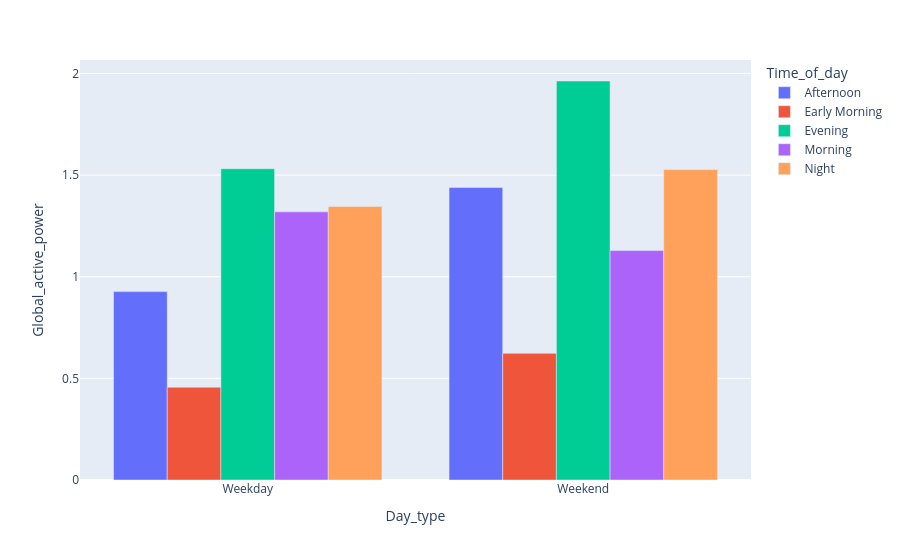

Notebook source saved alongside this figure:
### Code cell
# To find the average usage of energy as per daytype and timeofday
agg_df = df.groupby(['Day_type', 'Time_of_day'])['Global_active_power'].mean().reset_index()

fig = px.bar(agg_df, x='Day_type', y='Global_active_power', color='Time_of_day', barmode='group')
fig.show()

### Figure 1 — Plotly figure (JSON) as saved in the notebook; plotly's stock layout.template omitted (floating-point values rounded to 4 significant figures)
{"data": [{"alignmentgroup": "True", "hovertemplate": "Time_of_day=Afternoon<br>Day_type=%{x}<br>Global_active_power=%{y}<extra></extra>", "legendgroup": "Afternoon", "marker": {"color": "#636efa", "pattern": {"shape": ""}}, "name": "Afternoon", "offsetgroup": "Afternoon", "orientation": "v", "showlegend": true, "textposition": "auto", "type": "bar", "x": ["Weekday", "Weekend"], "xaxis": "x", "y": [0.9268, 1.44], "yaxis": "y"}, {"alignmentgroup": "True", "hovertemplate": "Time_of_day=Early Morning<br>Day_type=%{x}<br>Global_active_power=%{y}<extra></extra>", "legendgroup": "Early Morning", "marker": {"color": "#EF553B", "pattern": {"shape": ""}}, "name": "Early Morning", "offsetgroup": "Early Morning", "orientation": "v", "showlegend": true, "textposition": "auto", "type": "bar", "x": ["Weekday", "Weekend"], "xaxis": "x", "y": [0.4566, 0.6231], "yaxis": "y"}, {"alignmentgroup": "True", "hovertemplate": "Time_of_day=Evening<br>Day_type=%{x}<br>Global_active_power=%{y}<extra></extra>", "legendgroup": "Evening", "marker": {"color": "#00cc96", "pattern": {"shape": ""}}, "name": "Evening", "offsetgroup": "Evening", "orientation": "v", "showlegend": true, "textposition": "auto", "type": "bar", "x": ["Weekday", "Weekend"], "xaxis": "x", "y": [1.531, 1.963], "yaxis": "y"}, {"alignmentgroup": "True", "hovertemplate": "Time_of_day=Morning<br>Day_type=%{x}<br>Global_active_power=%{y}<extra></extra>", "legendgroup": "Morning", "marker": {"color": "#ab63fa", "pattern": {"shape": ""}}, "name": "Morning", "offsetgroup": "Morning", "orientation": "v", "showlegend": true, "textposition": "auto", "type": "bar", "x": ["Weekday", "Weekend"], "xaxis": "x", "y": [1.319, 1.129], "yaxis": "y"}, {"alignmentgroup": "True", "hovertemplate": "Time_of_day=Night<br>Day_type=%{x}<br>Global_active_power=%{y}<extra></extra>", "legendgroup": "Night", "marker": {"color": "#FFA15A", "pattern": {"shape": ""}}, "name": "Night", "offsetgroup": "Night", "orientation": "v", "showlegend": true, "textposition": "auto", "type": "bar", "x": ["Weekday", "Weekend"], "xaxis": "x", "y": [1.346, 1.527], "yaxis": "y"}], "layout": {"barmode": "group", "legend": {"title": {"text": "Time_of_day"}, "tracegroupgap": 0}, "margin": {"t": 60}, "xaxis": {"anchor": "y", "domain": [0, 1], "title": {"text": "Day_type"}}, "yaxis": {"anchor": "x", "domain": [0, 1], "title": {"text": "Global_active_power"}}}}
